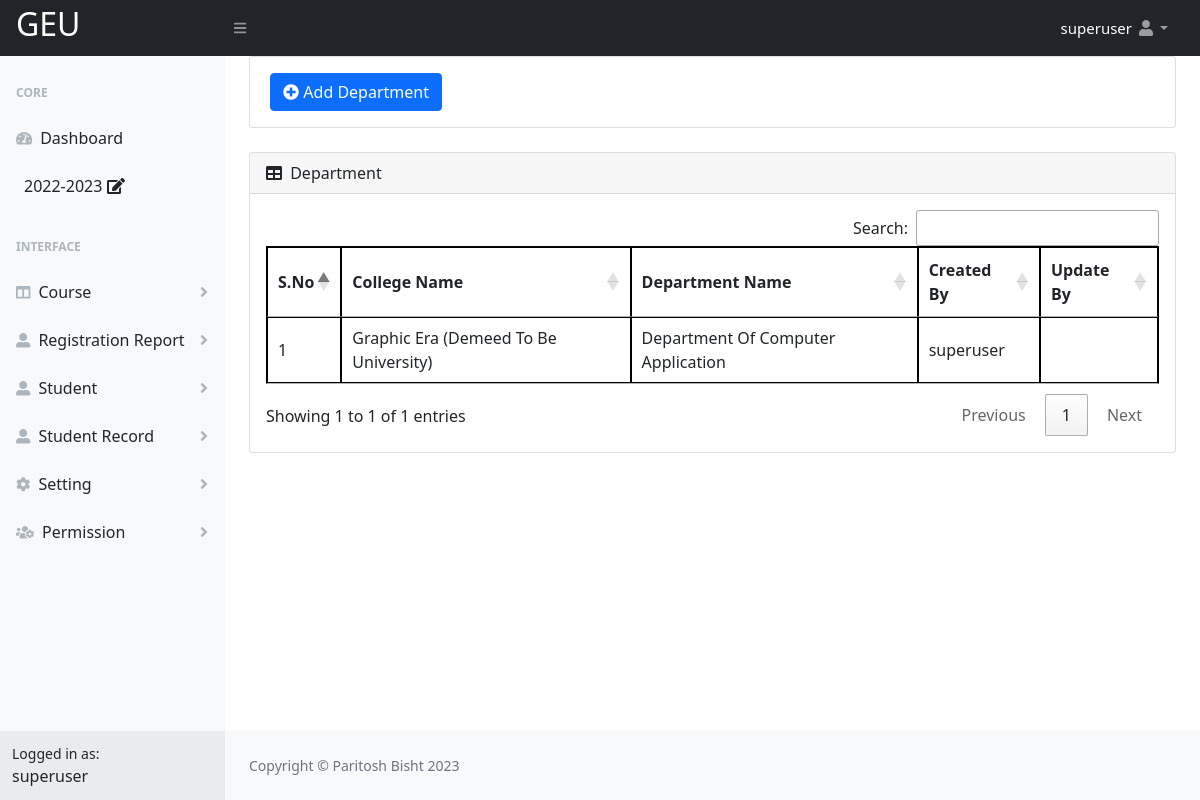
/Registration/admin/department.php (signed in), run on the app's committed database.
### tables this page shows
CREATE TABLE `school` (
  `school_id` int(11) NOT NULL,
  `school_name` varchar(200) NOT NULL,
  `school_code` varchar(6) NOT NULL,
  `admission_number_starting` varchar(10) NOT NULL,
  `school_srtname` varchar(50) NOT NULL,
  `school_photo` varchar(100) NOT NULL,
  `school_number` varchar(200) NOT NULL,
  `school_email` varchar(200) NOT NULL,
  `school_address` varchar(200) NOT NULL,
  `school_country` varchar(100) NOT NULL,
  `school_state` varchar(100) NOT NULL,
  `school_district` varchar(100) NOT NULL,
  `school_city` varchar(100) NOT NULL,
  `school_pincode` varchar(100) NOT NULL,
  `status` varchar(10) NOT NULL,
  `own_filled` varchar(10) NOT NULL,
  `createdby` varchar(100) NOT NULL,
  `createdtime` varchar(100) NOT NULL,
  `updateby` varchar(100) NOT NULL,
  `updatetime` varchar(100) NOT NULL,
  `disableby` varchar(100) NOT NULL,
  `disabletime` varchar(100) NOT NULL
);

CREATE TABLE `user` (
  `id` int(11) NOT NULL,
  `first_name` varchar(50) NOT NULL,
  `middle_name` varchar(50) NOT NULL,
  `last_name` varchar(50) NOT NULL,
  `login` varchar(50) NOT NULL,
  `user_id` varchar(100) NOT NULL,
  `password` varchar(255) NOT NULL,
  `hash_password` varchar(255) NOT NULL,
  `dob` varchar(30) NOT NULL,
  `number` varchar(20) NOT NULL,
  `email` varchar(50) NOT NULL,
  `photo` varchar(100) NOT NULL,
  `type` varchar(20) NOT NULL,
  `status` varchar(10) NOT NULL,
  `disablereason` varchar(300) NOT NULL,
  `activereason` varchar(300) NOT NULL,
  `pass` varchar(100) NOT NULL,
  `oldpass` varchar(100) NOT NULL,
  `session` varchar(20) NOT NULL,
  `createdby` varchar(50) NOT NULL,
  `createdtime` varchar(50) NOT NULL,
  `updateby` varchar(100) NOT NULL,
  `updatetime` varchar(100) NOT NULL,
  `disableby` varchar(50) NOT NULL,
  `disabletime` varchar(50) NOT NULL,
  `password_reset_by` varchar(10) NOT NULL,
  `password_reset_time` varchar(30) NOT NULL,
  `forget_password_time` varchar(100) NOT NULL,
  `change_pass_time` varchar(100) NOT NULL,
  `wrong_pass_count` int(10) NOT NULL,
  `wrong_pass_time` varchar(30) NOT NULL,
  `wrong_pass_reset_type` varchar(20) NOT NULL,
  `current_session` varchar(20) NOT NULL,
  `statusactivereason` varchar(100) NOT NULL,
  `statusactiveby` varchar(20) NOT NULL,
  `statusactivetime` varchar(30) NOT NULL,
  `usercourse_id` varchar(20) NOT NULL,
  `usersection` varchar(20) NOT NULL,
  `usersemester` varchar(20) NOT NULL
);

CREATE TABLE `menu` (
  `menu_id` int(20) NOT NULL,
  `menu_name` varchar(30) NOT NULL,
  `menu_icon` varchar(30) NOT NULL,
  `menu_order` varchar(10) NOT NULL,
  `status` varchar(10) NOT NULL,
  `disablereason` varchar(100) NOT NULL,
  `activereason` varchar(100) NOT NULL,
  `createdby` varchar(30) NOT NULL,
  `createdtime` varchar(30) NOT NULL,
  `updateby` varchar(30) NOT NULL,
  `updatetime` varchar(30) NOT NULL,
  `disableby` varchar(30) NOT NULL,
  `disabletime` varchar(30) NOT NULL
);

CREATE TABLE `department` (
  `department_id` int(20) NOT NULL,
  `department_name` varchar(50) NOT NULL,
  `school_id` varchar(10) NOT NULL,
  `status` varchar(10) NOT NULL,
  `disablereason` varchar(100) NOT NULL,
  `activereason` varchar(100) NOT NULL,
  `createdby` varchar(20) NOT NULL,
  `createdtime` varchar(30) NOT NULL,
  `updateby` varchar(20) NOT NULL,
  `updatetime` varchar(30) NOT NULL,
  `disableby` varchar(20) NOT NULL,
  `disabletime` varchar(30) NOT NULL,
  `activeby` varchar(20) NOT NULL,
  `activetime` varchar(30) NOT NULL
);

### Registration/admin/department.php (the view, shortened to what this page needs)
<?php
include("include/header.php");
require("permission_check.php");
?>
	<?php
extract($_POST);
extract($_GET);
?>
 <div id="layoutSidenav_content">
                <main>
                    <div class="container-fluid px-4">
                        <div class="card mb-4">
                            <div class="card-body">
                                &nbsp;<button type="button" class="btn btn-primary" data-bs-toggle="modal" data-bs-target="#addDepartment"> <span class="fas fa-plus-circle"></span> Add Department</button>
                            </div>
                        </div>
                        <div class="card mb-4">
                            <div class="card-header">
                                <i class="fas fa-table me-1"></i>
                                Department
                            </div>
                            <div class="card-body">
                                 <div style="overflow-x:auto;">
                                <table id="datatablesSimpl">
                                    <thead>
                                        <tr>
                                            <th>S.No</th>
                                            <th>College Name</th>
                                            <th>Department Name</th>
                                            <th>Created By</th>
                                            <th>Update By</th>
                                        </tr>
                                    </thead>
                                    <tbody>
                                        <?php
                                        $count = 0;
                                        $sql=mysqli_query($con,"SELECT * FROM `department` WHERE `status`='Active'");
                                        while($result=mysqli_fetch_assoc($sql))
    {
        $count+=1;
   $sid=$result['school_id'];
$created_user_id=$result['createdby'];
$updated_user_id=$result['updateby'];
                                    $result123=mysqli_query($con,"SELECT * FROM `user` WHERE `id`=\"$created_user_id\"");
                                    $row12=mysqli_fetch_array($result123);
                                    $user_login_name=$row12['first_name']." ".$row12['middle_name']." ".$row12['last_name'];
                                    $result12=mysqli_query($con,"SELECT * FROM `user` WHERE `id`=\"$updated_user_id\"");
                                    $row1=mysqli_fetch_array($result12);
                                    $upadted_user_login_name=$row1['first_name']." ".$row1['middle_name']." ".$row1['last_name'];
                                    $schoolname=mysqli_query($con,"SELECT * FROM `school`  WHERE `status` = \"Active\" AND `school_id`=\"$sid\"");
                                    $schoolnamerow1=mysqli_fetch_array($schoolname);
                                    $school_name=$schoolnamerow1['school_name'];
                                        ?>
                                        <tr>
                                            <td><?php echo $count; ?></td>
                                            <td><?php echo $school_name; ?></td>
                                            <td><?php echo $result['department_name']; ?></td>
                                            <td><?php echo  $user_login_name; ?></td>
                                            <td><?php echo $upadted_user_login_name; ?></td>
                                        </tr>
                                        <?php
                                    }
                                        ?>
                                    </tbody>
                                </table>
                            </div>
                            </div>
                        </div>
                    </div>
                </main>
<?php
include("include/footer.php");
?>

### Registration/admin/include/header.php (shortened to what this page needs)
<?php
    include("config.php");
 ?>
 <?php
extract($_POST);
?>
<!DOCTYPE html>
<html lang="en">
    <head>
        <link href="https://cdn.jsdelivr.net/npm/simple-datatables@latest/dist/style.css" rel="stylesheet" />
        <link href="css/styles.css" rel="stylesheet" />
         <link href=" https://cdnjs.cloudflare.com/ajax/libs/twitter-bootstrap/5.0.1/css/bootstrap.min.css" rel="stylesheet" />
         <link rel="stylesheet" href="https://cdn.datatables.net/1.10.19/css/jquery.dataTables.min.css">
         <link href=" https://cdn.datatables.net/buttons/2.2.2/css/buttons.dataTables.min.css" rel="stylesheet" />
          <link href="https://cdn.datatables.net/1.11.4/css/dataTables.bootstrap5.min.css" rel="stylesheet" />
    </head>
    <body class="sb-nav-fixed"  oncontextmenu="return false">
       <nav class="sb-topnav navbar navbar-expand navbar-dark bg-dark">
            <a class="navbar-brand ps-3" href="dashboard.php"><?php
$schol=mysqli_query($con,"SELECT * FROM `school` WHERE `status` = \"Active\"");
$res1=mysqli_fetch_assoc($schol); ?>
<h2 style="text-transform:uppercase;"><?php
echo $school_short_name_record = $res1['school_srtname'];
?></h2></a>
            <button class="btn btn-link btn-sm order-1 order-lg-0 me-4 me-lg-0" id="sidebarToggle" href="#!"><i class="fas fa-bars"></i></button>
            <ul class="navbar-nav ms-auto ms-md-0 me-3 me-lg-4">
                   <?php
$loginsession = $_SESSION["alogin"];
$q=mysqli_query($con,"SELECT * FROM `user` WHERE `login` ='$loginsession'  and `status` = \"Active\"");
$res=mysqli_fetch_assoc($q);
$login_user_type = $res['type'];
$log = $res['id'];
$useractivesessionquery=mysqli_query($con,"SELECT * FROM `user` WHERE `id` ='$log'");
$resuseractivesessionquery=mysqli_fetch_assoc($useractivesessionquery);
$activesession_record=$resuseractivesessionquery['current_session'];
                    ?>
                <li class="nav-item dropdown">
                    <a class="nav-link dropdown-toggle" id="navbarDropdown" href="#" role="button" data-bs-toggle="dropdown" aria-expanded="false"><span style=" font-size:15px; color: white;" aria-expanded="false">  <?php echo $res['first_name'] ." ".$res['middle_name']  ." ". $res['last_name']; ?></span> <i class="fas fa-user fa-fw"></i></a>
                </li>
            </ul>
        </nav>
        <div id="layoutSidenav">
            <div id="layoutSidenav_nav">
                <nav class="sb-sidenav accordion sb-sidenav-light" id="sidenavAccordion">
                    <div class="sb-sidenav-menu">
                        <div class="nav">
                            <div class="sb-sidenav-menu-heading">Core</div>
                            <a class="nav-link" href="dashboard.php">
                                <div class="sb-nav-link-icon"><i class="fas fa-tachometer-alt"></i></div>
                                Dashboard
                            </a>
                            <?php if ($login_user_type=="superuser" || $login_user_type=="admin") { ?>
                              <a class="nav-link" href=""  data-bs-toggle="modal" data-bs-target="#sessionmodal" >
                                <?php echo $activesession_record;?>&nbsp;<i class="fas fa-edit"></i>
                            </a>
                             <?php } ?>
                             <div class="sb-sidenav-menu-heading">Interface</div>
<?php
       $menulistqry="SELECT * FROM `menu` WHERE `status`='Active' ORDER BY `menu`.`menu_order` ASC";
       $menulistres=mysqli_query($con,$menulistqry);
       while($menulistdata=mysqli_fetch_assoc($menulistres))
        {
$rmenu_id=$menulistdata['menu_id'];
$menuaccessqry="SELECT * from `modulepermission` WHERE modulepermission.`modulemenu_id`='$rmenu_id' AND modulepermission.`modulepermission`='Yes' AND modulepermission.`moduleuser_id`='$log'";
$menuaccessres=mysqli_query($con,$menuaccessqry);
$menuaccessrow=mysqli_num_rows($menuaccessres);
if($menuaccessrow>0)
         {
          ?>
                            <a class="nav-link collapsed" href="#" data-bs-toggle="collapse" data-bs-target="#collapse<?php echo $menulistdata['menu_id'];?>" aria-expanded="false" aria-controls="collapse<?php echo $menulistdata['menu_id'];?>">
                                <div class="sb-nav-link-icon"><i class="<?php echo $menulistdata['menu_icon'];?>"></i></div>
                                <?php echo $menulistdata['menu_name'];?>
                                <div class="sb-sidenav-collapse-arrow"><i class="fas fa-angle-down"></i></div>
                            </a>
                           <?php } } ?>
                             </div>
                    </div>
                    <div class="sb-sidenav-footer">
                        <div class="small">Logged in as:</div>
                        <?php echo $res['login']; ?>
                    </div>
                </nav>
            </div>

### Registration/admin/include/footer.php (style rules this page uses)
table, th, td { border: .1px solid black; border-collapse: collapse; }

### data on the page
school: school_srtname "GEU"
user: first_name "superuser", current_session "2022-2023", login "superuser"
menu: menu_name "Course"
menu: menu_name "Registration Report"
menu: menu_name "Student"
menu: menu_name "Student Record"
menu: menu_name "Setting"
menu: menu_name "Permission"
department: school.school_name "Graphic Era (Demeed To Be University)", department_name "Department Of Computer Application", user.first_name+middle_name+last_name "superuser"
